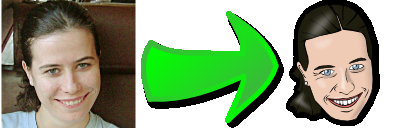
//> input picture Artigo_CBA/images/dface_done.png, 400 x 128 px
$ ./final_refinado ../../Artigo_CBA/images/dface_done.png   (built with g++ and OpenCV 4)
//> lines starting //> are read from the running program, lines starting //| are printed output that depends on the picture
#include <iostream>
#include <opencv2/opencv.hpp>
#include <cv.h>
#include <highgui.h>
#include <stdio.h>
#include <stdlib.h>
#include <list>
#include <unistd.h>
#include <vector>
#include <algorithm>
#include <values.h>

using namespace cv;
using namespace std;

int main(int argc, char** argv){
    Mat image, new_image, sample_image;
    int niter=200,n_amostras=2000,ncenter=8;

    cout<<"Por favor, Digite a quantidade de iterações para treinamento"<<endl;
    cin>>niter;
//> the answer given: 3
    cout<<"Por favor, Digite a quantidade de amostras"<<endl;
    cin>>n_amostras;
//> the answer given: 3
    cout<<"Por favor, Digite a quantidade de cores que deseja obter"<<endl;
    cin>>ncenter;
//> the answer given: 3

    float dist;
    float aux=0,aux2=0;
    int aux3=0;
    Vec3b val,val1;
    vector<int> centers(ncenter,0);
    vector<Vec3b> centroide(ncenter,0);
    vector<Vec3b> samples(n_amostras,0);
    vector<int> indices(n_amostras,0);
    vector<int> contador(ncenter,0);
    vector<float> distancias(ncenter,0);
    bool flag =false;
    int int_aux=0;
    float teste_x,teste_y,teste_z,erro,max_valuea = 442;
    // numeros aleatorios para sorteio da amostra
    int rndx, rndy;
    int width, height;
    srand(time(NULL));
    //Passo 1  --> Carregar imagem colorida
    image = imread(argv[1],CV_LOAD_IMAGE_COLOR);
//> image is the input picture: 128 rows x 400 cols, CV_8UC3; mean B, G, R 126.4, 161.2, 142.6
    image.copyTo(sample_image);
    image.copyTo(new_image);
    //Amostra da imagem
    width=image.size().width;
//> width = 400
    height=image.size().height;
//> height = 128

    val[0] = 0;   //B
    val[1] = 0;   //G
    val[2] = 0; //R
    val1 = val;

    // realiza a amostragem
    for(int i=0; i<n_amostras; i++){
        rndx = rand()%image.rows;
        rndy = rand()%image.cols;
        val1 = image.at<Vec3b>(rndx, rndy);
        samples[i][0] = val1[0];
        samples[i][1] = val1[1];
        samples[i][2] = val1[2];
        indices[i] = i;
    }
//> this loop made 3 passes
//> val1 on passes 1 to 3: [255, 255, 255], [23, 36, 57], [20, 231, 20]
    random_shuffle(indices.begin(), indices.end());
    for(int i=0; i<ncenter; i++){
        centroide[i] = samples[indices[i]];
        centers[i] = indices[i];
    }

    //indices guardam as posições dos centros.
    //centros são as posições das amostras.
//cout<<"aqui"<<endl;
    // roda o algoritmo
    for(int i=0; i<niter; i++){
        // [7 lines of commented-out code are left out]
        for(int j=0; j<n_amostras; j++){
            indices[j] = 0;
            dist = MAXFLOAT;
            //centroides
            // procura os vizinhos mais proximos
            for(int k=0; k<ncenter; k++){
                int_aux = centers[k];
                //aux armazena a distancia entre o o ponto e os centroides
                aux = sqrt(pow(samples[j][0] - centroide[k][0],2)
                        + pow(samples[j][1] - centroide[k][1],2)
                        + pow(samples[j][2] - centroide[k][2],2));
                if(aux < dist)
                {
                    dist = aux;
                    //distancias[k] += dist;
                    indices[j] = k;
                }
                // calcula distancia da amostra j
                // para o centro k
                // em indices[k] estarao os rotulos
            }
            aux3 = indices[j];
            distancias[aux3]+=dist;
            contador[aux3] += 1;
            //cout<<"amostra "<<j<<" acabou e seu centroide escolhido foi "<<aux3<<" "<<samples[aux3]<<endl;
        }
        // recalcula os novos centroides

    for(int k=0; k<ncenter;k++){
        if(distancias[k] == 0 || contador[k] == 0)
        continue;
        else{
            distancias[k] = distancias[k]/contador[k];
            if(distancias[k] > max_valuea)
                distancias[k] = (int)distancias[k] % (int)max_valuea;
        }
    }
    for(int k=0;k<ncenter;k++){
        while(flag != true){
            teste_x = rand() % 255;
            teste_y = rand() % 255;
            teste_z = rand() % 255;
            aux = sqrt(pow(teste_x,2.0) + pow(teste_y,2.0) + pow(teste_z,2.0));
            erro = abs(aux - distancias[k]);
            if(erro <= 100)
            {
                val[0] =(int) teste_x;
                val[1] =(int) teste_y;
                val[2] =(int) teste_z;
                //Atualiza novo centroide
                centroide[k] = val;
                flag = true;
            }
            else flag = false;
        }
        flag = false;
    }
    //centroides atualizados, repetir tudo novamente
    for(int j=0;j<ncenter;j++)
            distancias[j] = 0;
    system("clear");
    cout<<"Calculando iteração: "<<i<<endl<<"Por favor Aguarde..."<<endl;
}
//> this loop made 3 passes
//> (dist, aux3) on passes 1 to 3: (0, 0), (208.6, 2), (167.5, 0)
//> after the loop, indices = [2, 1, 0]; dist = 167.5; int_aux = 1; aux = 47.58; aux3 = 0; contador = [2, 2, 5]; centroide = 3 items: [63, 81, 29], [21, 34, 81], [2, 18, 44]

    //Aplicacao na imagem
    for(int i=0;i<image.rows;i++){
        for(int j=0;j<image.cols;j++){
            dist =MAXFLOAT;
            for(int k=0; k<ncenter; k++){
                //aux armazena a distancia entre o o ponto e os centroides
                val = new_image.at<Vec3b>(i,j);
                aux = sqrt(pow(val[0] - samples[centers[k]][0],2)
                        + pow(val[1] - samples[centers[k]][1],2)
                        + pow(val[2] - samples[centers[k]][2],2));
                if(aux < dist)
                {
                    dist = aux;
                    val1[0] = samples[centers[k]][0];
                    val1[1] = samples[centers[k]][1];
                    val1[2] = samples[centers[k]][2];
                    new_image.at<Vec3b>(i,j) = val1;
                }
            }
        }
    }
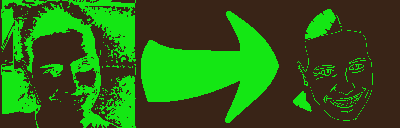
//> new_image: 128 rows x 400 cols, CV_8UC3; mean B, G, R 22, 99.2, 45
//> after the loop, dist = 198.5; aux = 198.5; val1 = [23, 36, 57]
    imshow("image_sample",image);
    imshow("image_classify",new_image);
    //imshow("centroides",);
    waitKey();

    return 0;
}
